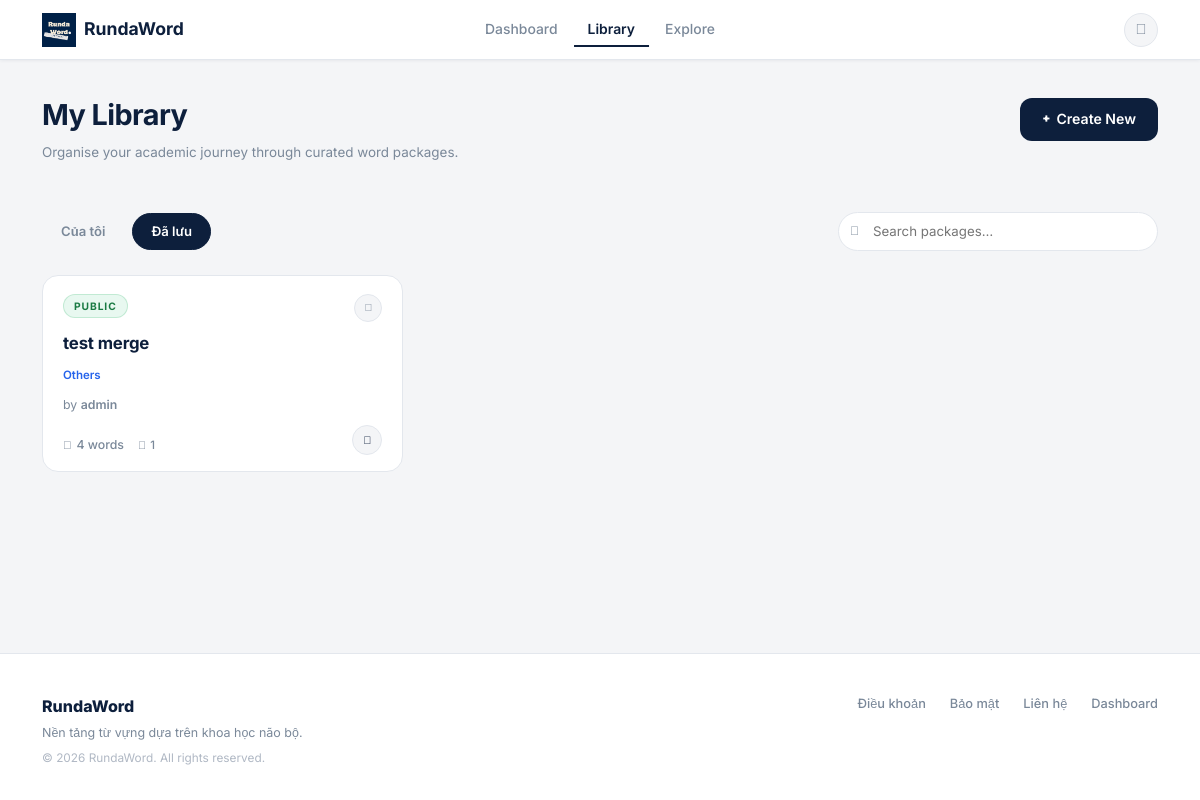
Before: /packages?tab=saved (signed in) with the older database file.
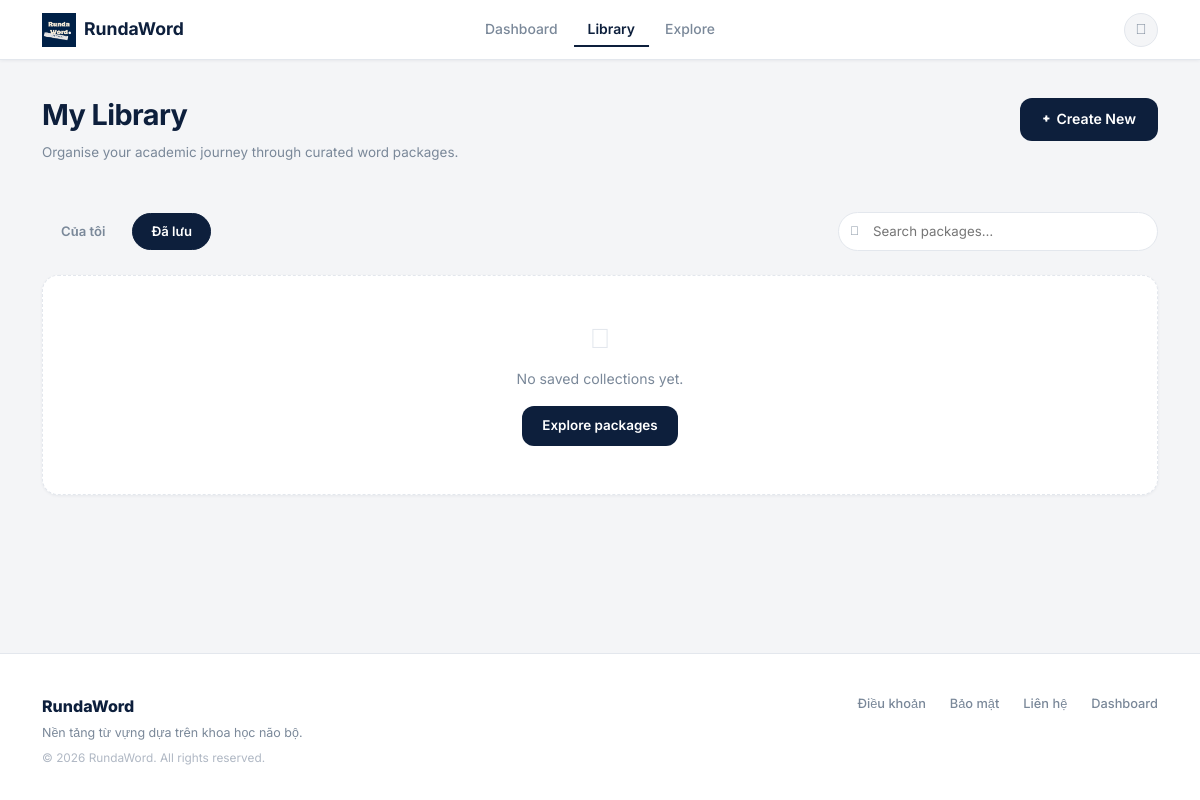
After: the same page with the newer database file.
### main.py (models this page shows, shortened)
class VocabPackage(db.Model):
    __tablename__ = 'vocab_packages'
    id                  = db.Column(db.Integer, primary_key=True)
    package_name        = db.Column(db.String(100), nullable=False)
    package_description = db.Column(db.Text)
    topic               = db.Column(db.String(80))          # NEW: topic/category field
    created_at          = db.Column(db.DateTime, default=datetime.utcnow)
    updated_at          = db.Column(db.DateTime, default=datetime.utcnow)
    user_id             = db.Column(db.Integer, db.ForeignKey('users.id'), nullable=False)
    is_public           = db.Column(db.Boolean, default=True)
    vocabularies = db.relationship(
        'Vocabulary', backref='package', lazy=True, cascade='all, delete-orphan'
    )

class User(UserMixin, db.Model):
    __tablename__ = 'users'
    id            = db.Column(db.Integer, primary_key=True)
    username      = db.Column(db.String(50),  unique=True, nullable=False)
    name          = db.Column(db.String(100))
    email         = db.Column(db.String(120), unique=True, nullable=False)
    password_hash = db.Column(db.String(255), nullable=False)
    role          = db.Column(db.Integer, default=ROLE_USER, nullable=False)
    created_at    = db.Column(db.DateTime, default=datetime.utcnow)
    packages = db.relationship(
        'VocabPackage', backref='user', lazy=True, cascade='all, delete-orphan',
        foreign_keys='VocabPackage.user_id'
    )
    saved_packages = db.relationship(
        'VocabPackage', secondary=user_saved_packages,
        backref=db.backref('saved_by', lazy='dynamic'), lazy='dynamic'
    )
    @property
    def is_admin(self):
        return self.role == ROLE_ADMIN

### main.py (the view)
@app.route('/packages')
@login_required
def packages():
    q   = request.args.get('q', '').strip()
    tab = request.args.get('tab', 'mine')
    if q:
        pkgs       = search_packages(q, include_private_for_user=current_user.id)
        saved_pkgs = []
        if not pkgs:
            flash('Không tìm thấy gói từ phù hợp.', 'warning')
    else:
        if tab == 'saved':
            pkgs       = []
            saved_pkgs = current_user.saved_packages \
                .order_by(VocabPackage.updated_at.desc()).all()
        else:
            pkgs = VocabPackage.query.filter_by(user_id=current_user.id) \
                .order_by(VocabPackage.updated_at.desc()).all()
            saved_pkgs = []
    learner_counts = {}
    all_visible_pkgs = pkgs + saved_pkgs
    if all_visible_pkgs:
        pkg_ids = list({p.id for p in all_visible_pkgs})
        rows = (
            db.session.query(
                user_saved_packages.c.package_id,
                func.count(user_saved_packages.c.user_id)
            )
            .filter(user_saved_packages.c.package_id.in_(pkg_ids))
            .group_by(user_saved_packages.c.package_id)
            .all()
        )
        learner_counts = {package_id: count for package_id, count in rows}
    return render_template(
        'packages.html',
        packages=pkgs, saved_packages=saved_pkgs,
        tab=tab, search_query=q,
        learner_counts=learner_counts
    )

### main.py (called while the page is built)
@login_manager.user_loader
def load_user(user_id):
    return User.query.get(int(user_id))

### templates/packages.html (shortened to what the changed rows need)
{% extends "base.html" %}
{% block content %}
<div class="container" style="padding-top:32px;padding-bottom:64px;">
  {% if search_query %}
  <div style="font-size:0.82rem;color:var(--text-muted);margin-bottom:20px;font-weight:500;">
    Results for "<strong style="color:var(--navy);">{{ search_query }}</strong>"
    <a href="{{ url_for('packages') }}" style="margin-left:10px;color:var(--text-muted);text-decoration:none;">✕ Clear</a>
  </div>
  {% if packages %}
  <div class="pkg-grid">
    {% for pkg in packages %}
    <a href="{{ url_for('package_detail', package_id=pkg.id) }}" class="pkg-card">
      <div class="pkg-card-top">
        <span class="pkg-badge {% if pkg.is_public %}public{% else %}private{% endif %}">
          {% if pkg.is_public %}Public{% else %}Private{% endif %}
        </span>
        <div class="pkg-author-avatar"><i class="fas fa-user" style="font-size:0.65rem;"></i></div>
      </div>
      <div class="pkg-name">{{ pkg.package_name }}</div>
      <div class="pkg-topic">{{ pkg.topic or 'Others' }}</div>
      <div class="pkg-author">by <strong>{{ pkg.user.username if pkg.user else '—' }}</strong></div>
      <div class="pkg-meta">
        <div class="pkg-meta-stats">
          <div class="pkg-meta-row">
            <span class="pkg-word-count"><i class="fas fa-layer-group" style="font-size:0.7rem;"></i> {{ pkg.vocabularies|length }} words</span>
            <span class="pkg-learners" title="Đã lưu vào thư viện"><i class="fas fa-users" style="font-size:0.68rem;"></i> {{ learner_counts.get(pkg.id, 0) }}</span>
          </div>
        </div>
        <span class="pkg-play-btn"><i class="fas fa-play"></i></span>
      </div>
    </a>
    {% endfor %}
  </div>
  {% else %}
  <div class="rw-card text-center py-5">
    <i class="fas fa-search fa-2x mb-3" style="color:var(--border);"></i>
    <p style="color:var(--text-muted);margin:0;">No packages found.</p>
  </div>
  {% endif %}
  {% elif tab == 'saved' %}
  {% if saved_packages %}
  <div class="pkg-grid">
    {% for pkg in saved_packages %}
    <a href="{{ url_for('package_detail', package_id=pkg.id) }}" class="pkg-card">
      <div class="pkg-card-top">
        <span class="pkg-badge public">Public</span>
        <div class="pkg-author-avatar"><i class="fas fa-user" style="font-size:0.65rem;"></i></div>
      </div>
      <div class="pkg-name">{{ pkg.package_name }}</div>
      <div class="pkg-topic">{{ pkg.topic or 'Others' }}</div>
      <div class="pkg-author">by <strong>{{ pkg.user.username if pkg.user else '—' }}</strong></div>
      <div class="pkg-meta">
        <div class="pkg-meta-stats">
          <div class="pkg-meta-row">
            <span class="pkg-word-count"><i class="fas fa-layer-group" style="font-size:0.7rem;"></i> {{ pkg.vocabularies|length }} words</span>
            <span class="pkg-learners" title="Đã lưu vào thư viện"><i class="fas fa-users" style="font-size:0.68rem;"></i> {{ learner_counts.get(pkg.id, 0) }}</span>
          </div>
        </div>
        <span class="pkg-play-btn"><i class="fas fa-play"></i></span>
      </div>
    </a>
    {% endfor %}
  </div>
  {% else %}
  <div class="rw-card text-center py-5" style="border-style:dashed;">
    <i class="fas fa-bookmark fa-2x mb-3" style="color:var(--border);"></i>
    <p style="color:var(--text-muted);margin-bottom:16px;font-size:0.88rem;">No saved collections yet.</p>
    <a href="{{ url_for('dashboard') }}" class="btn-navy" style="font-size:0.84rem;padding:9px 20px;">Explore packages</a>
  </div>
  {% endif %}
  {% endif %}
</div>
{% endblock %}

Changed rows visible on the page:
removed VocabPackage: package_name "test merge", topic "Others", user "admin", vocabularies|length "4", get "1"
Other visible differences:
text now shown: "No saved collections yet. Explore packages"
